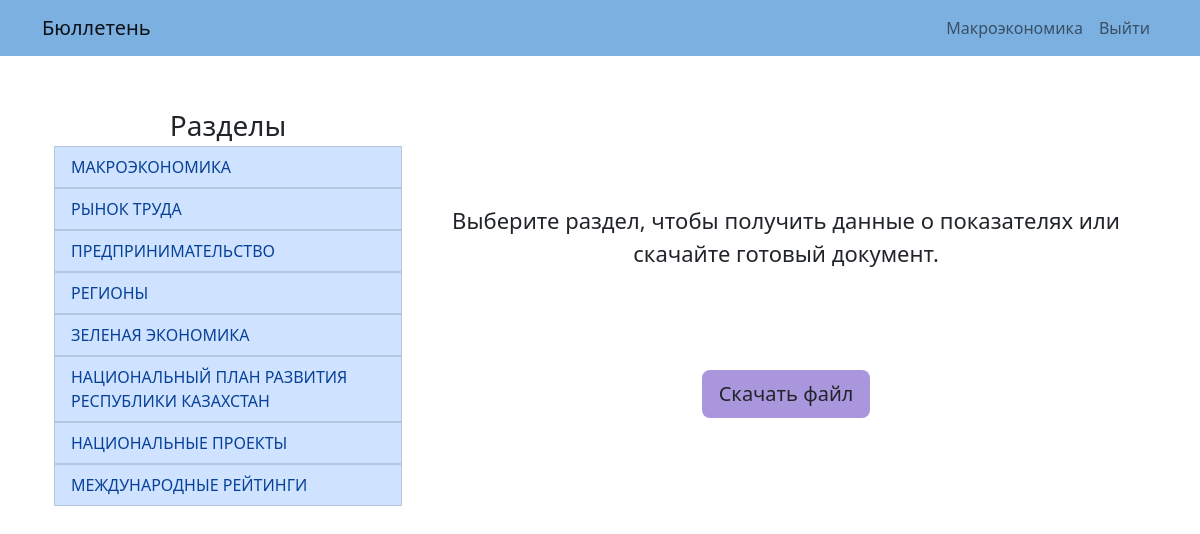
Page /macroindex (signed in) on the earlier database version.
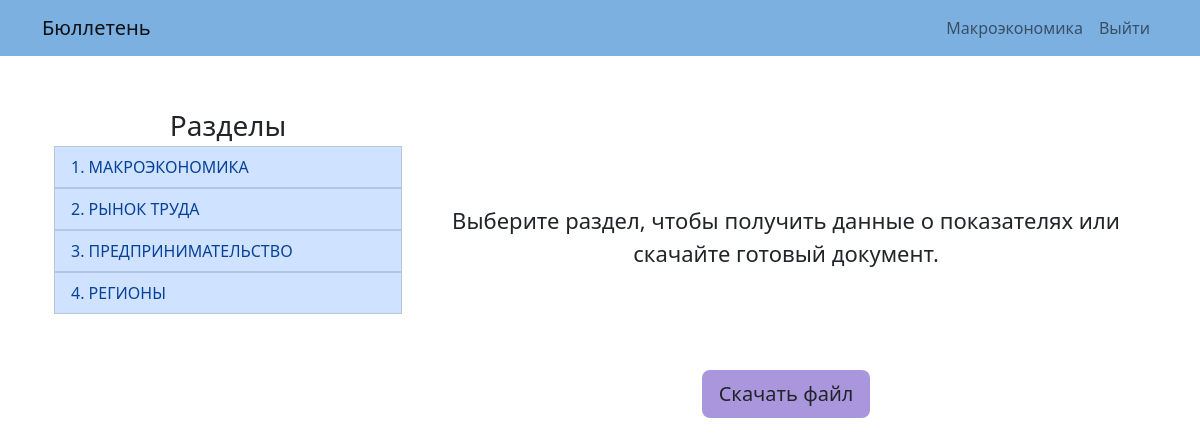
Same page on the later database version.
### macroeconomics/models.py (models this page shows, shortened)
class Topic(models.Model):
    name = models.CharField(max_length=127, verbose_name="Название разделала")
    slug = models.CharField(max_length=127, unique=True, null=True)

### macroeconomics/views.py (the view)
# urls.py: path("macroindex", views.main_macroindex, name="main_macroindex"),
def main_macroindex(request):
    if not request.user.is_authenticated:
        return redirect("login")
    topics = Topic.objects.all()
    context = {
        "topics": topics,
        "title": "Макроэкономика"
    }
    return render(request, "macroeconomics/macroindex.html", context=context)

### macroeconomics/templates/macroeconomics/macroindex.html
{% extends "macroeconomics/layout.html" %}
{% load static %}
{% block body %}
    <div class="container">
        <div class="row">
            <div class="col-md-4">
                <div class="header-info">Разделы</div>
                <ul class="list-group">
                    {% for topic in topics %}
                        <a href="{% url 'macroindex' topic.slug %}" style="text-decoration: none;">
                            <li class="list-group-item list-group-item-primary">{{ topic.name }}</li>
                        </a>
                    {% endfor %}
                </ul>
            </div>
            {% if economic_indices %}
            <div class="col-md-8">
                <div class="header-info">Экономические показатели</div>
                <ul class="list-group">
                    {% for economic_index in economic_indices %}
                    <a href="{% url 'macroindex' economic_index.macro_topic.slug %}?name={{ economic_index.slug }}" style="text-decoration: none;">
                        <li class="list-group-item list-group-item-dark">{{ economic_index.name }}</li>
                    </a>
                    {% endfor %}
                </ul>
            </div>
            {% else %}
            <div class="col-md-8">
                <div class="about-info">
                    Выберите раздел, чтобы получить данные о показателях или скачайте готовый документ.
                </div>
                <div class="about-info">
                    <a href="{% static 'macroeconomics/docs/bulletin.docx' %}">
                        <button class="btn btn-lg" style="background-color: #a996dd;">Скачать файл</button>
                    </a>
                </div>
            </div>
            {% endif %}
        </div>
    </div>
{% endblock %}

### macroeconomics/templates/macroeconomics/layout.html (shortened to what this page needs)
{% load static %}
<!DOCTYPE html>
<html lang="en">
    <head>
        <link href="https://cdn.jsdelivr.net/npm/bootstrap@5.2.2/dist/css/bootstrap.min.css" rel="stylesheet">
        <link rel="stylesheet" type="text/css">
        <link type="text/css" rel="stylesheet" href="{% static 'macroeconomics/css/styles.css'%}">
    </head>
    <body>
        <nav style="background-color: rgb(124, 176, 224)" class="navbar navbar-expand-lg navbar-light">
            <div class="container">
                <a class="navbar-brand" href="{% url 'index' %}">Бюллетень</a>
                {% if request.user.is_authenticated %}
                    <div class="collapse navbar-collapse justify-content-end" id="navbarNav">
                        <ul class="navbar-nav">
                            <li class="nav-item">
                                <a class="nav-link" href="{% url 'main_macroindex' %}">Макроэкономика</a>
                            </li>
                            <li class="nav-item">
                                <a class="nav-link" href="{% url 'logout_user' %}">Выйти</a>
                            </li>
                        </ul>
                    </div>
                {% endif %}
            </div>
        </nav>
        <div class="container mt-5">
            {% block body %}
            {% endblock %}
        </div>
    </body>
</html>

### macroeconomics/static/macroeconomics/css/styles.css (style rules this page uses)
.header-info { text-align: center; font-size: 28px; }
.about-info { margin-top: 100px; text-align: center; font-size: 22px; }

Differences in the rows shown:
removed Topic: name "МАКРОЭКОНОМИКА"
removed Topic: name "РЫНОК ТРУДА"
removed Topic: name "ПРЕДПРИНИМАТЕЛЬСТВО"
removed Topic: name "РЕГИОНЫ"
removed Topic: name "ЗЕЛЕНАЯ ЭКОНОМИКА"
removed Topic: name "НАЦИОНАЛЬНЫЙ ПЛАН РАЗВИТИЯ РЕСПУБЛИКИ КАЗАХСТАН"
removed Topic: name "НАЦИОНАЛЬНЫЕ ПРОЕКТЫ"
removed Topic: name "МЕЖДУНАРОДНЫЕ РЕЙТИНГИ"
added Topic: name "1. МАКРОЭКОНОМИКА"
added Topic: name "2. РЫНОК ТРУДА"
added Topic: name "3. ПРЕДПРИНИМАТЕЛЬСТВО"
added Topic: name "4. РЕГИОНЫ"
